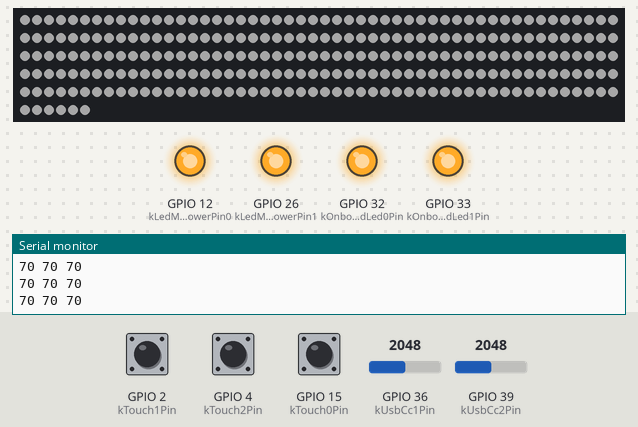
Bench run of a sketch on a simulated ESP32. On the bench: 256 RGB LEDs in strip order, left to right, continuing on the next row, output pins drawn as LEDs (lit = HIGH), the last lines printed to the serial monitor. The inputs (shaded band) are chosen by the test bench; at power-on: GPIO 2 (kTouch1Pin) HIGH, GPIO 4 (kTouch2Pin) HIGH, GPIO 15 (kTouch0Pin) HIGH, GPIO 36 (kUsbCc1Pin) = 2048, GPIO 39 (kUsbCc2Pin) = 2048. Dim RGB values are drawn brighter than linear.

Above: at 1.2 s.
1.3 s: GPIO 2 (kTouch1Pin) pulled LOW for 1 s
At 2.1 s:
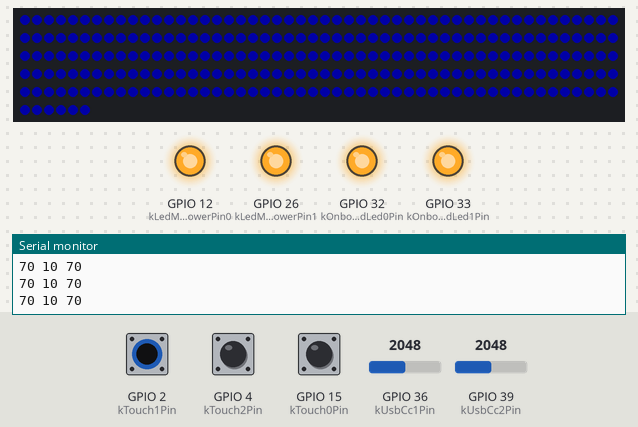
3.8 s: GPIO 4 (kTouch2Pin) pulled LOW for 1 s
At 4.4 s:
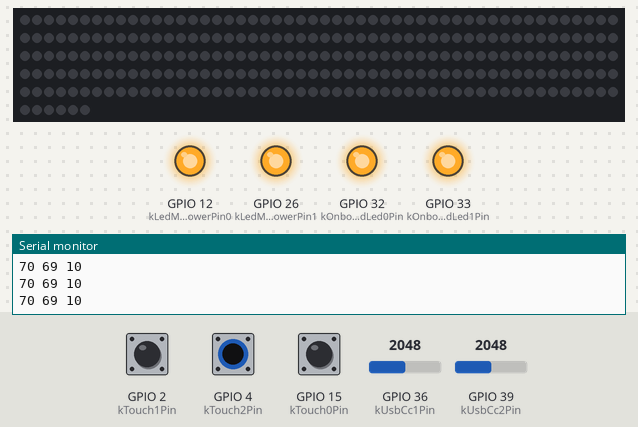
6.3 s: GPIO 2 (kTouch1Pin) pulled LOW for 3.2 s
At 7.7 s:
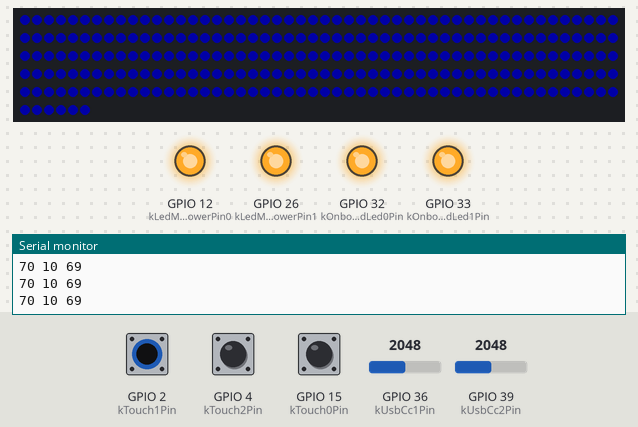
11.0 s: GPIO 4 (kTouch2Pin) pulled LOW for 3.2 s
At 11.9 s:
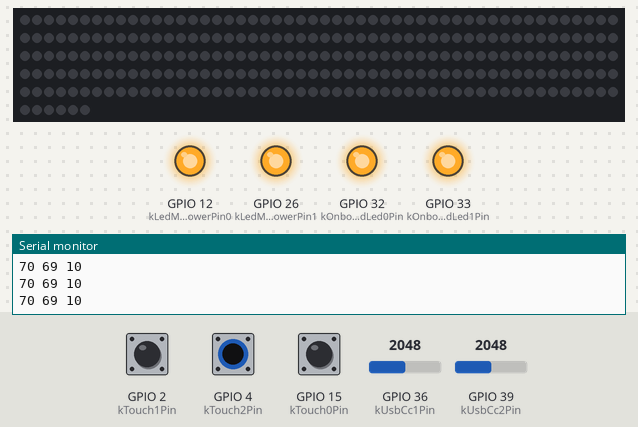
Timing chart, 0 to 14.0 s (numbered marks = the images above; inputs shaded):
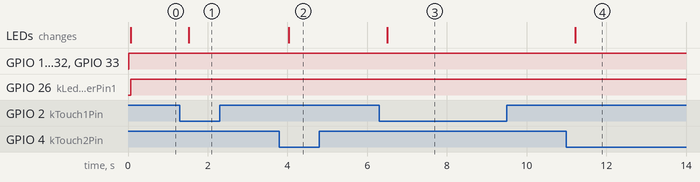

Measured:
- after the input at 1.3 s, the LEDs: change after 0.22 s (image 1)
- after the input at 3.8 s, the LEDs: change after 0.23 s (image 2)
- after the input at 6.3 s, the LEDs: change after 0.20 s (image 3)
- after the input at 11.0 s, the LEDs: change after 0.22 s (image 4)

The sketch:

rev4_hardware_test.ino
```cpp
#include <FastLED.h>

constexpr int kOnboardLed0Pin = 32;
constexpr int kOnboardLed1Pin = 33;

// These are enable lines for the matrix power switch.
// If only Pin0 is high, the matrix is current-limited to 1.5A.
// If both are high, the matrix is current-limited to 3A.
// The switch resistance is lower with both enabled, so we always
// enable Pin0 first to charge up the capacitances (since we may
// only be allowed 1.5A), then enable Pin1 even if we only have
// 1.5A available to improve switch efficiency, and apply current
// limit in firmware instead (not setting LEDs too bright).
constexpr int kLedMatrixPowerPin0 = 12;
constexpr int kLedMatrixPowerPin1 = 26;

constexpr int kLedMatrixDataPin = 27;
constexpr int kUsbCc1Pin = 36;
constexpr int kUsbCc2Pin = 39;
constexpr int kTouch0Pin = 15;
constexpr int kTouch1Pin = 2;
constexpr int kTouch2Pin = 4;

template <int kIo>
class TouchButtonReader {
 public:
  TouchButtonReader()
      : filtered_value(static_cast<float>(touchRead(kIo))) {}

  void Update() {
    filtered_value *= kFilterStrength;
    filtered_value += (1.0f - kFilterStrength) * touchRead(kIo);
  }

  int Value() { return static_cast<int>(filtered_value); }

 private:
  static constexpr float kFilterStrength = 0.7f;
  float filtered_value;
};

enum class UsbCurrentAvailable {
  // USB-C host and we can draw 3A.
  k3A,

  // USB-C host and we can draw 1.5A.
  k1_5A,

  // We have either a USB-C host with no high current
  // capability or a legacy host / 1.5A (BCS) power supply. We do
  // not have the hardware to tell them apart, so we
  // can't make any assumptions on current available
  // beyond 100mA (though most hosts will be fine with 500mA).
  kUsbStd,
};

float AnalogReadV(int pin) {
  // By default we have 11db (1/3.6) attenuation with 1.1V reference,
  // so full scale voltage range is 1.1*3.6 = 3.96. In reality it's
  // clamped to Vdd (3.3V) so we will never get a reading above that,
  // but we need to the calculations using 3.96.
  return analogRead(pin) * 3.96f / 4096;
}

UsbCurrentAvailable DetermineMaxCurrent() {
  // This function implements USB-C current advertisement detection.
  // Universal Serial Bus Type-C Cable and Connector Specification
  // Depending on cable orientation, either CC1 or CC2 will be >0V,
  // and that tells us how much current we can draw.
  // Voltage thresholds from Table 4-36:
  // >0.2V = connected, >0.66V = 1.5A, >1.23V = 3A.
  float cc1 = AnalogReadV(kUsbCc1Pin);
  float cc2 = AnalogReadV(kUsbCc2Pin);
  float cc = max(cc1, cc2);
  if (cc > 1.23f) {
    return UsbCurrentAvailable::k3A;
  } else if (cc > 0.66f) {
    return UsbCurrentAvailable::k1_5A;
  } else {
    return UsbCurrentAvailable::kUsbStd;
  }
}

void EnableLEDPower() {
  // Make sure data pin is low so we don't latch up the LEDs.
  digitalWrite(kLedMatrixDataPin, LOW);

  // Enable 1.5A current to charge up the capacitances.
  digitalWrite(kLedMatrixPowerPin0, HIGH);

  delay(50 /* milliseconds */);

  // Enable the second 1.5A switch to reduce switch resistance
  // even if we only have 1.5A total, because we can limit it in
  // firmware instead.
  digitalWrite(kLedMatrixPowerPin1, HIGH);
}

void DisableLEDPower() {
  digitalWrite(kLedMatrixDataPin, LOW);
  digitalWrite(kLedMatrixPowerPin1, LOW);
  digitalWrite(kLedMatrixPowerPin0, LOW);
}

constexpr int kMatrixSize = 256;
constexpr float kMatrixMaxCurrent = kMatrixSize * 0.06f; // WS2812B: 60mA/LED
constexpr float kMaxIdleCurrent = 0.5f; // Matrix + ESP32 idle
CRGB leds[kMatrixSize];

void setup() {
  Serial.begin(115200);
  pinMode(kOnboardLed0Pin, OUTPUT);
  pinMode(kOnboardLed1Pin, OUTPUT);
  pinMode(kLedMatrixDataPin, OUTPUT);
  pinMode(kLedMatrixPowerPin0, OUTPUT);
  pinMode(kLedMatrixPowerPin1, OUTPUT);
  pinMode(kTouch0Pin, INPUT);
  pinMode(kTouch1Pin, INPUT);
  pinMode(kTouch2Pin, INPUT);
  FastLED.addLeds<NEOPIXEL, kLedMatrixDataPin>(leds, kMatrixSize);
}

void loop() {
  static UsbCurrentAvailable current_available =
      UsbCurrentAvailable::kUsbStd;
  UsbCurrentAvailable current_advertisement = DetermineMaxCurrent();
  if (current_available != current_advertisement) {
    // Wait 15ms and read again to make sure it's stable (not a PD message). See comment below
    // for more details.
    delay(15);
    if (DetermineMaxCurrent() == current_advertisement) {
      switch (current_advertisement) {
        case UsbCurrentAvailable::k3A:
          digitalWrite(kOnboardLed0Pin, HIGH);
          digitalWrite(kOnboardLed1Pin, HIGH);
          FastLED.setBrightness(255 * (3.0f - kMaxIdleCurrent) / kMatrixMaxCurrent);
          EnableLEDPower();
          break;
        case UsbCurrentAvailable::k1_5A:
          digitalWrite(kOnboardLed0Pin, LOW);
          digitalWrite(kOnboardLed1Pin, HIGH);
          FastLED.setBrightness(255 * (1.5f - kMaxIdleCurrent) / kMatrixMaxCurrent);
          EnableLEDPower();
          break;
        default:
          digitalWrite(kOnboardLed0Pin, LOW);
          digitalWrite(kOnboardLed1Pin, LOW);
          DisableLEDPower();
      }
      current_available = current_advertisement;
    }
  }

  static CRGB colour = CRGB::White;

  static TouchButtonReader<kTouch0Pin> touch0;
  static TouchButtonReader<kTouch1Pin> touch1;
  static TouchButtonReader<kTouch2Pin> touch2;

  touch0.Update();
  touch1.Update();
  touch2.Update();

  if (touch0.Value() < 20) {
    colour = CRGB::White;
  } else if (touch1.Value() < 20) {
    colour = CRGB::Blue;
  } else if (touch2.Value() < 20) {
    colour = CRGB::Black;
  }

  Serial.printf("%d %d %d\n", touch0.Value(), touch1.Value(), touch2.Value());

  FastLED.showColor(colour);

  // USB-C spec says the host can change the advertised current limit at any time,
  // and we have tSinkAdj(max) (60ms) to comply.
  // When we detect a CC value change, we also have to wait tRpValueChange(min) (10ms)
  // to make sure this is not a PD message (which cause, for our purposes, noise on the
  // CC line).
  // So we implement that by having the loop run at 30ms, and if we see a CC change,
  // we sample again in 15ms to make sure the value is stable, satisfying both timing
  // requirements.
  delay(30);
}
```
